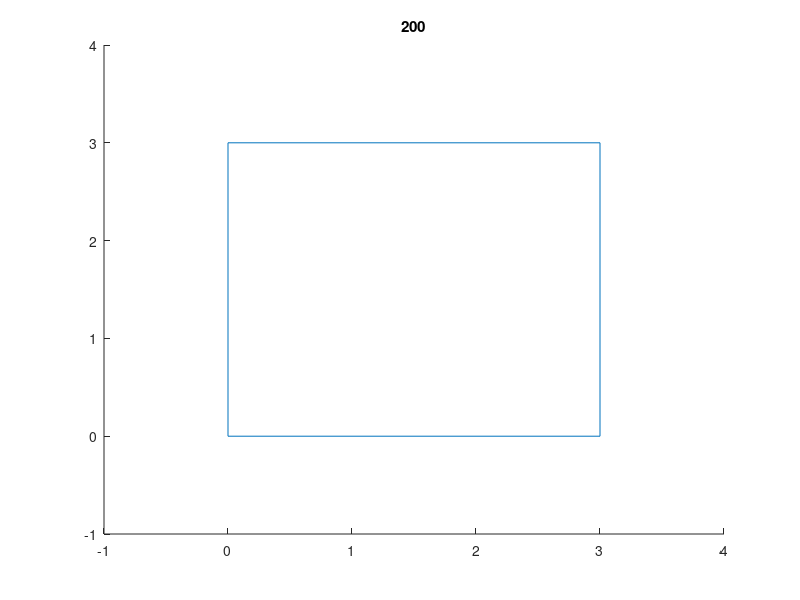

The MATLAB script that drew this image: (Note: this script raises an error after producing the figure.)
close all;
clc;
max_time = 600;
num_sample_paths=200;

figure;
hold on;
title(num_sample_paths);
plot([0 0 3 3 0], [0 3 3 0 0]);
%plot([1 1 2 2 1],[1 2 2 1 1]);
axis([-1 4 -1 4]);
cur_macrostate = [0.1 0.1 0 0];

coordinates = zeros([max_time 2]);
for i=1:max_time
    cas_ent_force = calc_cas_ent_force(cur_macrostate,num_sample_paths,8);
    cur_macrostate = STEP_MACROSTATE(cur_macrostate, cas_ent_force);
    coordinates(i,:) = cur_macrostate(1:2);
    plot(cur_macrostate(1),cur_macrostate(2),'.');
    pause(0.01);
end